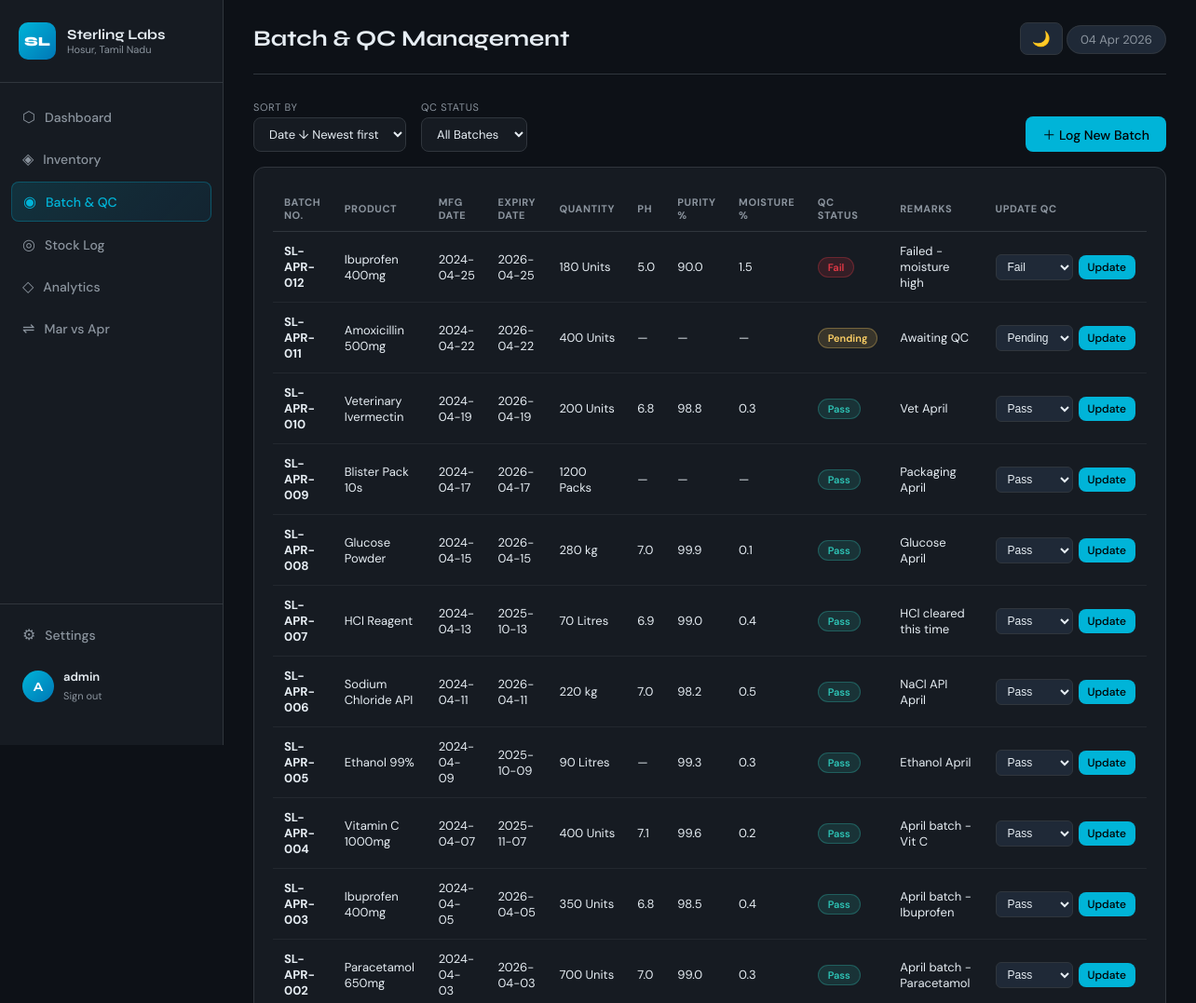
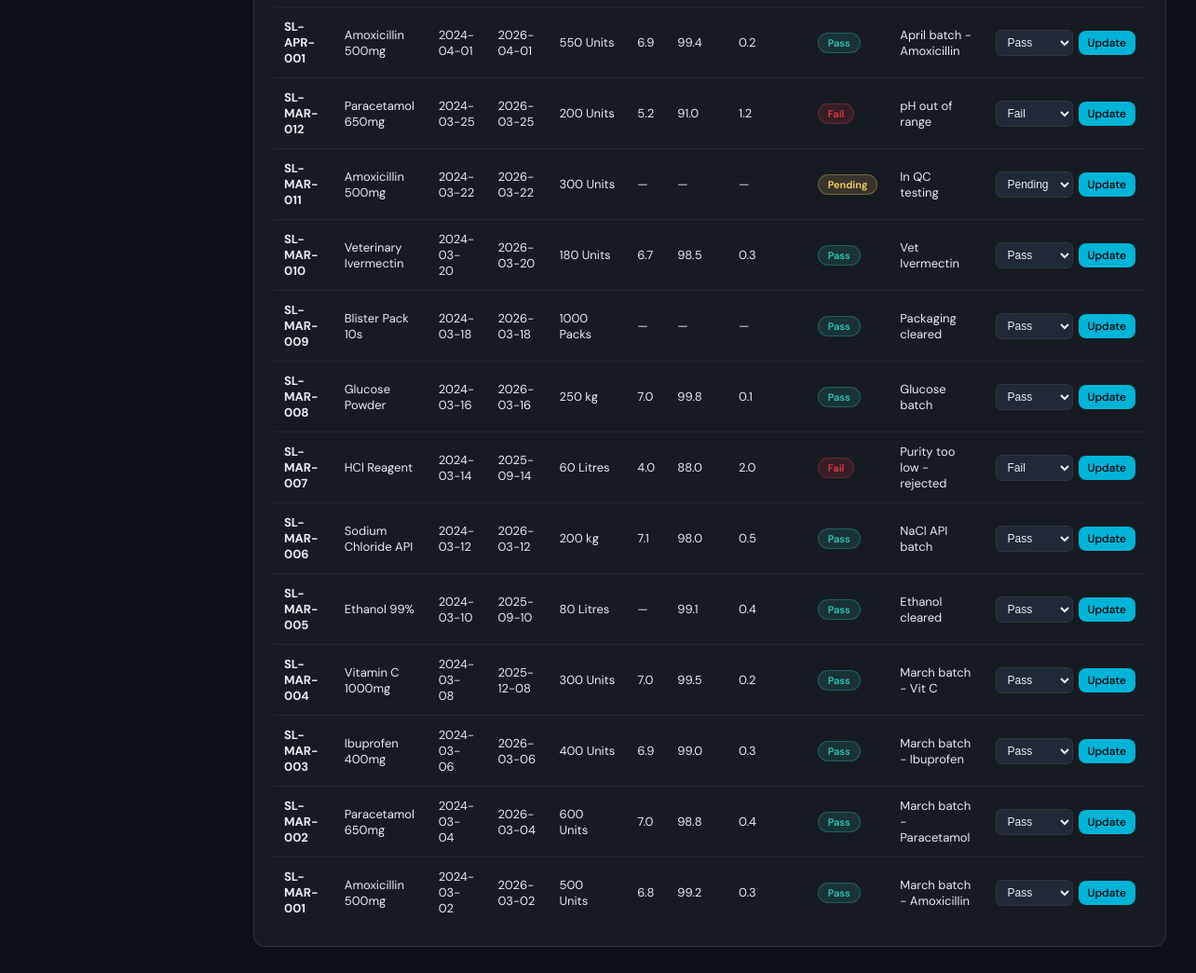
Page /batches (signed in) on the committed database (2 pictures, top to bottom).
### tables this page shows
CREATE TABLE batches (
        id INTEGER PRIMARY KEY AUTOINCREMENT,
        batch_number TEXT NOT NULL UNIQUE,
        product_id INTEGER NOT NULL,
        manufacture_date TEXT NOT NULL,
        expiry_date TEXT NOT NULL,
        quantity INTEGER NOT NULL,
        qc_status TEXT DEFAULT 'Pending',
        ph_level TEXT, purity TEXT, moisture TEXT, remarks TEXT,
        created_at TEXT DEFAULT CURRENT_TIMESTAMP,
        FOREIGN KEY (product_id) REFERENCES products(id)
    );

CREATE TABLE products (
        id INTEGER PRIMARY KEY AUTOINCREMENT,
        product_name TEXT NOT NULL,
        product_type TEXT NOT NULL,
        unit TEXT NOT NULL,
        reorder_level INTEGER DEFAULT 50,
        current_stock INTEGER DEFAULT 0
    );

### app.py (the view)
@app.route('/batches')
@login_required
def batches():
    sort   = request.args.get('sort','date_desc')
    status = request.args.get('status','all')
    order_map = {'name_asc':'p.product_name ASC','name_desc':'p.product_name DESC',
                 'date_asc':'b.manufacture_date ASC','date_desc':'b.manufacture_date DESC',
                 'batch_asc':'b.batch_number ASC','batch_desc':'b.batch_number DESC'}
    order_sql = order_map.get(sort,'b.manufacture_date DESC')
    where_sql = ''
    if status in ('Pass','Fail','Pending'):
        where_sql = f"WHERE b.qc_status='{status}'"
    conn = get_db()
    all_batches = conn.execute(f'''SELECT b.*,p.product_name,p.unit FROM batches b
        JOIN products p ON b.product_id=p.id {where_sql} ORDER BY {order_sql}''').fetchall()
    conn.close()
    return render_template('batches.html', batches=all_batches, sort=sort, status=status)

### app.py (called while the page is built)
def get_db():
    conn = sqlite3.connect(DB_PATH)
    conn.row_factory = sqlite3.Row
    return conn

def login_required(f):
    @wraps(f)
    def decorated(*args, **kwargs):
        if 'user_id' not in session:
            return redirect(url_for('login'))
        return f(*args, **kwargs)
    return decorated

@app.context_processor
def inject_globals():
    return {'now': datetime.now().strftime('%d %b %Y'), 'current_user': session.get('username','')}

### templates/batches.html (shortened to what this page needs)
{% extends 'base.html' %}
{% block page_title %}Batch & QC Management{% endblock %}
{% block content %}
<div class="filter-bar">
    <div class="filter-group">
        <label>Sort by</label>
        <select onchange="applyFilter()" id="sortSel">
            <option value="date_desc" {% if sort=='date_desc' %}selected{% endif %}>Date ↓ Newest first</option>
        </select>
    </div>
    <div class="filter-group">
        <label>QC Status</label>
        <select onchange="applyFilter()" id="statusSel">
            <option value="all"     {% if status=='all'     %}selected{% endif %}>All Batches</option>
        </select>
    </div>
    <a href="{{ url_for('add_batch') }}" class="btn btn-primary" style="margin-left:auto">＋ Log New Batch</a>
</div>
<div class="card">
    <table class="table">
        <thead>
            <tr>
                <th>Batch No.</th><th>Product</th><th>Mfg Date</th><th>Expiry Date</th>
                <th>Quantity</th><th>pH</th><th>Purity %</th><th>Moisture %</th>
                <th>QC Status</th><th>Remarks</th><th>Update QC</th>
            </tr>
        </thead>
        <tbody>
        {% for b in batches %}
        <tr>
            <td><strong>{{ b['batch_number'] }}</strong></td>
            <td>{{ b['product_name'] }}</td>
            <td>{{ b['manufacture_date'] }}</td>
            <td>{{ b['expiry_date'] }}</td>
            <td>{{ b['quantity'] }} {{ b['unit'] }}</td>
            <td>{{ b['ph_level'] or '—' }}</td>
            <td>{{ b['purity'] or '—' }}</td>
            <td>{{ b['moisture'] or '—' }}</td>
            <td>
                <span class="badge
                    {% if b['qc_status']=='Pass' %}badge-success
                    {% elif b['qc_status']=='Fail' %}badge-danger
                    {% else %}badge-warning{% endif %}">
                    {{ b['qc_status'] }}
                </span>
            </td>
            <td>{{ b['remarks'] or '—' }}</td>
            <td>
                <form method="POST" action="{{ url_for('update_qc', bid=b['id']) }}" class="inline-form">
                    <select name="qc_status" class="form-control-sm">
                        <option {% if b['qc_status']=='Pass'    %}selected{% endif %}>Pass</option>
                        <option {% if b['qc_status']=='Fail'    %}selected{% endif %}>Fail</option>
                        <option {% if b['qc_status']=='Pending' %}selected{% endif %}>Pending</option>
                    </select>
                    <button type="submit" class="btn btn-sm btn-primary">Update</button>
                </form>
            </td>
        </tr>
        {% endfor %}
        </tbody>
    </table>
</div>
{% endblock %}

### static/style.css (style rules this page uses)
*, *::before, *::after { box-sizing: border-box; margin: 0; padding: 0; }
:root { --bg: #0d1117; --surface: #161b22; --surface2: #1f2937; --border: #30363d; --accent: #00b4d8; --accent2: #0077b6; --text: #e6edf3; --text-muted: #8b949e; --green: #2ec4b6; --red: #e63946; --yellow: #ffd166; --font-head: 'Syne', sans-serif; --font-body: 'DM Sans', sans-serif; }
body { background: var(--bg); color: var(--text); font-family: var(--font-body); display: flex; min-height: 100vh; }
.card { background: var(--surface); border: 1px solid var(--border); border-radius: 12px; padding: 20px; margin-bottom: 16px; overflow-x: auto; }
.table { width: 100%; border-collapse: collapse; font-size: 13px; }
.table th { text-align: left; padding: 10px 12px; color: var(--text-muted); font-size: 11px; text-transform: uppercase; letter-spacing: 0.6px; border-bottom: 1px solid var(--border); }
.table td { padding: 12px 12px; border-bottom: 1px solid rgba(48,54,61,0.5); vertical-align: middle; }
.table tr:last-child td { border-bottom: none; }
.badge { display: inline-block; padding: 3px 10px; border-radius: 20px; font-size: 11px; font-weight: 600; }
.badge-success { background: rgba(46,196,182,0.15); color: var(--green); border: 1px solid rgba(46,196,182,0.3); }
.badge-danger { background: rgba(230,57,70,0.15); color: var(--red); border: 1px solid rgba(230,57,70,0.3); }
.badge-warning { background: rgba(255,209,102,0.15); color: var(--yellow); border: 1px solid rgba(255,209,102,0.3); }
.btn { display: inline-block; padding: 9px 18px; border-radius: 8px; font-size: 14px; font-weight: 500; cursor: pointer; text-decoration: none; border: none; transition: all 0.2s; font-family: var(--font-body); }
.btn-primary { background: var(--accent); color: #000; }
.btn-sm { padding: 5px 10px; font-size: 12px; }
.form-control-sm { background: var(--surface2); border: 1px solid var(--border); color: var(--text); padding: 5px 8px; border-radius: 6px; font-size: 12px; }
.inline-form { display: flex; gap: 6px; align-items: center; }
.filter-bar { display: flex; align-items: flex-end; gap: 16px; margin-bottom: 16px; flex-wrap: wrap; }
.filter-group { display: flex; flex-direction: column; gap: 4px; }
.filter-group label { font-size: 11px; color: var(--text-muted); text-transform: uppercase; letter-spacing: 0.6px; }
.filter-group select { background: var(--surface); border: 1px solid var(--border); color: var(--text); padding: 8px 12px; border-radius: 8px; font-size: 13px; font-family: var(--font-body); cursor: pointer; transition: border-color 0.2s; }

### rows in the picture
batches: batch_number "SL-APR-012", product_name "Ibuprofen 400mg", manufacture_date "2024-04-25", expiry_date "2026-04-25", quantity "180", unit "Units", ph_level "5.0", purity "90.0", moisture "1.5", qc_status "Fail", remarks "Failed - moisture high"
batches: batch_number "SL-APR-011", product_name "Amoxicillin 500mg", manufacture_date "2024-04-22", expiry_date "2026-04-22", quantity "400", unit "Units", ph_level "—", purity "—", moisture "—", qc_status "Pending", remarks "Awaiting QC"
batches: batch_number "SL-APR-010", product_name "Veterinary Ivermectin", manufacture_date "2024-04-19", expiry_date "2026-04-19", quantity "200", unit "Units", ph_level "6.8", purity "98.8", moisture "0.3", qc_status "Pass", remarks "Vet April"
batches: batch_number "SL-APR-009", product_name "Blister Pack 10s", manufacture_date "2024-04-17", expiry_date "2026-04-17", quantity "1200", unit "Packs", ph_level "—", purity "—", moisture "—", qc_status "Pass", remarks "Packaging April"
batches: batch_number "SL-APR-008", product_name "Glucose Powder", manufacture_date "2024-04-15", expiry_date "2026-04-15", quantity "280", unit "kg", ph_level "7.0", purity "99.9", moisture "0.1", qc_status "Pass", remarks "Glucose April"
batches: batch_number "SL-APR-007", product_name "HCl Reagent", manufacture_date "2024-04-13", expiry_date "2025-10-13", quantity "70", unit "Litres", ph_level "6.9", purity "99.0", moisture "0.4", qc_status "Pass", remarks "HCl cleared this time"
batches: batch_number "SL-APR-006", product_name "Sodium Chloride API", manufacture_date "2024-04-11", expiry_date "2026-04-11", quantity "220", unit "kg", ph_level "7.0", purity "98.2", moisture "0.5", qc_status "Pass", remarks "NaCl API April"
batches: batch_number "SL-APR-005", product_name "Ethanol 99%", manufacture_date "2024-04-09", expiry_date "2025-10-09", quantity "90", unit "Litres", ph_level "—", purity "99.3", moisture "0.3", qc_status "Pass", remarks "Ethanol April"
batches: batch_number "SL-APR-004", product_name "Vitamin C 1000mg", manufacture_date "2024-04-07", expiry_date "2025-11-07", quantity "400", unit "Units", ph_level "7.1", purity "99.6", moisture "0.2", qc_status "Pass", remarks "April batch - Vit C"
batches: batch_number "SL-APR-003", product_name "Ibuprofen 400mg", manufacture_date "2024-04-05", expiry_date "2026-04-05", quantity "350", unit "Units", ph_level "6.8", purity "98.5", moisture "0.4", qc_status "Pass", remarks "April batch - Ibuprofen"
batches: batch_number "SL-APR-002", product_name "Paracetamol 650mg", manufacture_date "2024-04-03", expiry_date "2026-04-03", quantity "700", unit "Units", ph_level "7.0", purity "99.0", moisture "0.3", qc_status "Pass", remarks "April batch - Paracetamol"
batches: batch_number "SL-APR-001", product_name "Amoxicillin 500mg", manufacture_date "2024-04-01", expiry_date "2026-04-01", quantity "550", unit "Units", ph_level "6.9", purity "99.4", moisture "0.2", qc_status "Pass", remarks "April batch - Amoxicillin"
batches: batch_number "SL-MAR-012", product_name "Paracetamol 650mg", manufacture_date "2024-03-25", expiry_date "2026-03-25", quantity "200", unit "Units", ph_level "5.2", purity "91.0", moisture "1.2", qc_status "Fail", remarks "pH out of range"
batches: batch_number "SL-MAR-011", product_name "Amoxicillin 500mg", manufacture_date "2024-03-22", expiry_date "2026-03-22", quantity "300", unit "Units", ph_level "—", purity "—", moisture "—", qc_status "Pending", remarks "In QC testing"
batches: batch_number "SL-MAR-010", product_name "Veterinary Ivermectin", manufacture_date "2024-03-20", expiry_date "2026-03-20", quantity "180", unit "Units", ph_level "6.7", purity "98.5", moisture "0.3", qc_status "Pass", remarks "Vet Ivermectin"
batches: batch_number "SL-MAR-009", product_name "Blister Pack 10s", manufacture_date "2024-03-18", expiry_date "2026-03-18", quantity "1000", unit "Packs", ph_level "—", purity "—", moisture "—", qc_status "Pass", remarks "Packaging cleared"
batches: batch_number "SL-MAR-008", product_name "Glucose Powder", manufacture_date "2024-03-16", expiry_date "2026-03-16", quantity "250", unit "kg", ph_level "7.0", purity "99.8", moisture "0.1", qc_status "Pass", remarks "Glucose batch"
batches: batch_number "SL-MAR-007", product_name "HCl Reagent", manufacture_date "2024-03-14", expiry_date "2025-09-14", quantity "60", unit "Litres", ph_level "4.0", purity "88.0", moisture "2.0", qc_status "Fail", remarks "Purity too low - rejected"
batches: batch_number "SL-MAR-006", product_name "Sodium Chloride API", manufacture_date "2024-03-12", expiry_date "2026-03-12", quantity "200", unit "kg", ph_level "7.1", purity "98.0", moisture "0.5", qc_status "Pass", remarks "NaCl API batch"
batches: batch_number "SL-MAR-005", product_name "Ethanol 99%", manufacture_date "2024-03-10", expiry_date "2025-09-10", quantity "80", unit "Litres", ph_level "—", purity "99.1", moisture "0.4", qc_status "Pass", remarks "Ethanol cleared"
batches: batch_number "SL-MAR-004", product_name "Vitamin C 1000mg", manufacture_date "2024-03-08", expiry_date "2025-12-08", quantity "300", unit "Units", ph_level "7.0", purity "99.5", moisture "0.2", qc_status "Pass", remarks "March batch - Vit C"
batches: batch_number "SL-MAR-003", product_name "Ibuprofen 400mg", manufacture_date "2024-03-06", expiry_date "2026-03-06", quantity "400", unit "Units", ph_level "6.9", purity "99.0", moisture "0.3", qc_status "Pass", remarks "March batch - Ibuprofen"
batches: batch_number "SL-MAR-002", product_name "Paracetamol 650mg", manufacture_date "2024-03-04", expiry_date "2026-03-04", quantity "600", unit "Units", ph_level "7.0", purity "98.8", moisture "0.4", qc_status "Pass", remarks "March batch - Paracetamol"
batches: batch_number "SL-MAR-001", product_name "Amoxicillin 500mg", manufacture_date "2024-03-02", expiry_date "2026-03-02", quantity "500", unit "Units", ph_level "6.8", purity "99.2", moisture "0.3", qc_status "Pass", remarks "March batch - Amoxicillin"

### other values in the picture
{{ current_user[0]|upper if current_user else 'U' }} "A"
{{ current_user }} "admin"
